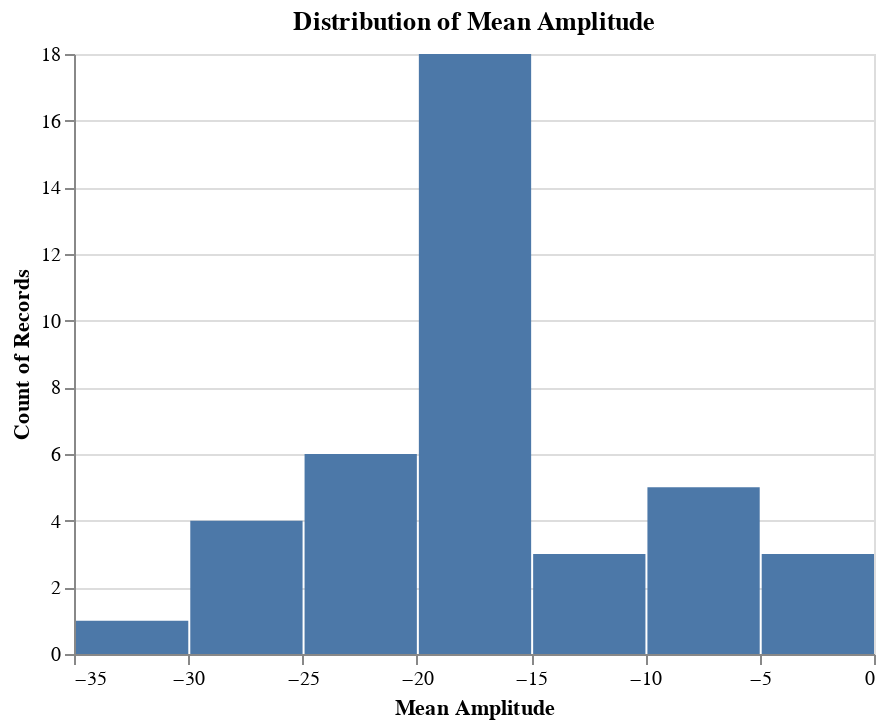

Write notebook code for a chart like this one.
### Markdown cell above
### Difference data visualization:

### Code cell
# histogram of diff MNA values:
ah.histogram(diffdf, 'Mean Amplitude', output_directory)

### Figure 1 — Vega-Lite specification as saved in the notebook (floating-point values rounded to 4 significant figures)
{"config": {"view": {"continuousWidth": 400, "continuousHeight": 300}}, "data": {"name": "data-5722e80168b4f64a80542b7947e8a3d3"}, "mark": "bar", "encoding": {"x": {"type": "quantitative", "bin": true, "field": "Mean Amplitude", "title": "Mean Amplitude"}, "y": {"type": "quantitative", "aggregate": "count"}}, "title": "Distribution of Mean Amplitude", "$schema": "https://vega.github.io/schema/vega-lite/v4.8.1.json", "datasets": {"data-5722e80168b4f64a80542b7947e8a3d3": [{"Unnamed: 0": 0, "ID": "942", "Group": "CI", "Mean Amplitude": -19.68, "Bilingual": "no", "Age (months)": 56, "Time in Sound (months)": 43, "Age of Activation (months)": 13.0, "Region": "Frontal", "Mean Amplitude Difference": -4.068}, {"Unnamed: 0": 1, "ID": "959", "Group": "CI", "Mean Amplitude": -15.05, "Bilingual": "no", "Age (months)": 57, "Time in Sound (months)": 17, "Age of Activation (months)": 40.0, "Region": "Frontal", "Mean Amplitude Difference": -6.121}, {"Unnamed: 0": 2, "ID": "925", "Group": "CI", "Mean Amplitude": -15.04, "Bilingual": "yes", "Age (months)": 58, "Time in Sound (months)": 52, "Age of Activation (months)": 6.0, "Region": "Frontal", "Mean Amplitude Difference": -2.451}, {"Unnamed: 0": 3, "ID": "956", "Group": "CI", "Mean Amplitude": -20.8, "Bilingual": "yes", "Age (months)": 58, "Time in Sound (months)": 5, "Age of Activation (months)": 53.0, "Region": "Frontal", "Mean Amplitude Difference": -13.43}, {"Unnamed: 0": 4, "ID": "955", "Group": "CI", "Mean Amplitude": -2.808, "Bilingual": "yes", "Age (months)": 61, "Time in Sound (months)": 49, "Age of Activation (months)": 12.0, "Region": "Frontal", "Mean Amplitude Difference": 0.009}, {"Unnamed: 0": 5, "ID": "904", "Group": "CI", "Mean Amplitude": -20.64, "Bilingual": "yes", "Age (months)": 67, "Time in Sound (months)": 54, "Age of Activation (months)": 13.0, "Region": "Frontal", "Mean Amplitude Difference": -0.795}, {"Unnamed: 0": 6, "ID": "911", "Group": "CI", "Mean Amplitude": -17.36, "Bilingual": "no", "Age (months)": 67, "Time in Sound (months)": 54, "Age of Activation (months)": 13.0, "Region": "Frontal", "Mean Amplitude Difference": -1.122}, {"Unnamed: 0": 7, "ID": "919", "Group": "CI", "Mean Amplitude": -15.46, "Bilingual": "no", "Age (months)": 74, "Time in Sound (months)": 67, "Age of Activation (months)": 7.0, "Region": "Frontal", "Mean Amplitude Difference": -1.454}, {"Unnamed: 0": 9, "ID": "945", "Group": "CI", "Mean Amplitude": -16.92, "Bilingual": "no", "Age (months)": 77, "Time in Sound (months)": 56, "Age of Activation (months)": 21.0, "Region": "Frontal", "Mean Amplitude Difference": -8.067}, {"Unnamed: 0": 10, "ID": "961", "Group": "CI", "Mean Amplitude": -19.6, "Bilingual": "no", "Age (months)": 77, "Time in Sound (months)": 63, "Age of Activation (months)": 14.0, "Region": "Frontal", "Mean Amplitude Difference": -15.95}, {"Unnamed: 0": 11, "ID": "903", "Group": "CI", "Mean Amplitude": -24.76, "Bilingual": "no", "Age (months)": 82, "Time in Sound (months)": 72, "Age of Activation (months)": 10.0, "Region": "Frontal", "Mean Amplitude Difference": -4.641}, {"Unnamed: 0": 12, "ID": "921", "Group": "CI", "Mean Amplitude": -33.19, "Bilingual": "yes", "Age (months)": 82, "Time in Sound (months)": 46, "Age of Activation (months)": 36.0, "Region": "Frontal", "Mean Amplitude Difference": 4.483}, {"Unnamed: 0": 13, "ID": "936", "Group": "CI", "Mean Amplitude": -6.697, "Bilingual": "yes", "Age (months)": 86, "Time in Sound (months)": 71, "Age of Activation (months)": 15.0, "Region": "Frontal", "Mean Amplitude Difference": -9.298}, {"Unnamed: 0": 14, "ID": "901", "Group": "CI", "Mean Amplitude": -3.359, "Bilingual": "yes", "Age (months)": 86, "Time in Sound (months)": 68, "Age of Activation (months)": 18.0, "Region": "Frontal", "Mean Amplitude Difference": 24.66}, {"Unnamed: 0": 15, "ID": "923", "Group": "CI", "Mean Amplitude": -22.51, "Bilingual": "yes", "Age (months)": 87, "Time in Sound (months)": 56, "Age of Activation (months)": 31.0, "Region": "Frontal", "Mean Amplitude Difference": -14.4}, {"Unnamed: 0": 16, "ID": "924", "Group": "CI", "Mean Amplitude": -18.95, "Bilingual": "yes", "Age (months)": 87, "Time in Sound (months)": 74, "Age of Activation (months)": 13.0, "Region": "Frontal", "Mean Amplitude Difference": -11.57}, {"Unnamed: 0": 17, "ID": "934", "Group": "CI", "Mean Amplitude": -14.02, "Bilingual": "yes", "Age (months)": 89, "Time in Sound (months)": 80, "Age of Activation (months)": 9.0, "Region": "Frontal", "Mean Amplitude Difference": -7.093}, {"Unnamed: 0": 18, "ID": "951", "Group": "CI", "Mean Amplitude": -19.7, "Bilingual": "no", "Age (months)": 89, "Time in Sound (months)": 49, "Age of Activation (months)": 40.0, "Region": "Frontal", "Mean Amplitude Difference": 0.316}, {"Unnamed: 0": 19, "ID": "913", "Group": "CI", "Mean Amplitude": -15.58, "Bilingual": "yes", "Age (months)": 100, "Time in Sound (months)": 86, "Age of Activation (months)": 14.0, "Region": "Frontal", "Mean Amplitude Difference": -0.756}, {"Unnamed: 0": 21, "ID": "941", "Group": "CI", "Mean Amplitude": -19.01, "Bilingual": "no", "Age (months)": 106, "Time in Sound (months)": 35, "Age of Activation (months)": 71.0, "Region": "Frontal", "Mean Amplitude Difference": 2.484}, {"Unnamed: 0": 22, "ID": "947", "Group": "CI", "Mean Amplitude": -19.22, "Bilingual": "no", "Age (months)": 106, "Time in Sound (months)": 27, "Age of Activation (months)": 79.0, "Region": "Frontal", "Mean Amplitude Difference": -13.06}, {"Unnamed: 0": 23, "ID": "935", "Group": "CI", "Mean Amplitude": -16.62, "Bilingual": "yes", "Age (months)": 122, "Time in Sound (months)": 80, "Age of Activation (months)": 42.0, "Region": "Frontal", "Mean Amplitude Difference": -3.303}, {"Unnamed: 0": 24, "ID": "937", "Group": "CI", "Mean Amplitude": -27.73, "Bilingual": "no", "Age (months)": 122, "Time in Sound (months)": 55, "Age of Activation (months)": 67.0, "Region": "Frontal", "Mean Amplitude Difference": -13.22}, {"Unnamed: 0": 25, "ID": "857", "Group": "HG", "Mean Amplitude": -8.053, "Bilingual": "no", "Age (months)": 33, "Time in Sound (months)": 33, "Age of Activation (months)": null, "Region": "Frontal", "Mean Amplitude Difference": 5.293}, {"Unnamed: 0": 26, "ID": "847", "Group": "HG", "Mean Amplitude": -2.966, "Bilingual": "no", "Age (months)": 43, "Time in Sound (months)": 43, "Age of Activation (months)": null, "Region": "Frontal", "Mean Amplitude Difference": 0.175}, {"Unnamed: 0": 27, "ID": "858", "Group": "HG", "Mean Amplitude": -18.59, "Bilingual": "no", "Age (months)": 51, "Time in Sound (months)": 51, "Age of Activation (months)": null, "Region": "Frontal", "Mean Amplitude Difference": -12.21}, {"Unnamed: 0": 28, "ID": "859", "Group": "HG", "Mean Amplitude": -7.7, "Bilingual": "no", "Age (months)": 52, "Time in Sound (months)": 52, "Age of Activation (months)": null, "Region": "Frontal", "Mean Amplitude Difference": -0.46}, {"Unnamed: 0": 29, "ID": "841", "Group": "HG", "Mean Amplitude": -28.02, "Bilingual": "no", "Age (months)": 56, "Time in Sound (months)": 56, "Age of Activation (months)": null, "Region": "Frontal", "Mean Amplitude Difference": -9.465}, {"Unnamed: 0": 30, "ID": "836", "Group": "HG", "Mean Amplitude": -8.181, "Bilingual": "no", "Age (months)": 59, "Time in Sound (months)": 59, "Age of Activation (months)": null, "Region": "Frontal", "Mean Amplitude Difference": 8.188}, {"Unnamed: 0": 31, "ID": "846", "Group": "HG", "Mean Amplitude": -27.16, "Bilingual": "yes", "Age (months)": 68, "Time in Sound (months)": 68, "Age of Activation (months)": null, "Region": "Frontal", "Mean Amplitude Difference": -7.165}, {"Unnamed: 0": 32, "ID": "N4C01", "Group": "HG", "Mean Amplitude": -17.46, "Bilingual": "no", "Age (months)": 61, "Time in Sound (months)": 61, "Age of Activation (months)": null, "Region": "Frontal", "Mean Amplitude Difference": -13.45}, {"Unnamed: 0": 33, "ID": "842", "Group": "HG", "Mean Amplitude": -18.28, "Bilingual": "yes", "Age (months)": 67, "Time in Sound (months)": 67, "Age of Activation (months)": null, "Region": "Frontal", "Mean Amplitude Difference": -3.214}, {"Unnamed: 0": 34, "ID": "848", "Group": "HG", "Mean Amplitude": -15.1, "Bilingual": "no", "Age (months)": 74, "Time in Sound (months)": 74, "Age of Activation (months)": null, "Region": "Frontal", "Mean Amplitude Difference": -1.423}, {"Unnamed: 0": 36, "ID": "N4C10", "Group": "HG", "Mean Amplitude": -9.489, "Bilingual": "yes", "Age (months)": 82, "Time in Sound (months)": 82, "Age of Activation (months)": null, "Region": "Frontal", "Mean Amplitude Difference": -3.473}, {"Unnamed: 0": 37, "ID": "N4C13", "Group": "HG", "Mean Amplitude": -25.55, "Bilingual": "yes", "Age (months)": 85, "Time in Sound (months)": 85, "Age of Activation (months)": null, "Region": "Frontal", "Mean Amplitude Difference": 2.461}, {"Unnamed: 0": 38, "ID": "809", "Group": "HG", "Mean Amplitude": -13.55, "Bilingual": "no", "Age (months)": 99, "Time in Sound (months)": 99, "Age of Activation (months)": null, "Region": "Frontal", "Mean Amplitude Difference": 4.761}, {"Unnamed: 0": 39, "ID": "N4C09", "Group": "HG", "Mean Amplitude": -11.51, "Bilingual": "yes", "Age (months)": 99, "Time in Sound (months)": 99, "Age of Activation (months)": null, "Region": "Frontal", "Mean Amplitude Difference": 3.015}, {"Unnamed: 0": 40, "ID": "850", "Group": "HG", "Mean Amplitude": -22.29, "Bilingual": "no", "Age (months)": 124, "Time in Sound (months)": 124, "Age of Activation (months)": null, "Region": "Frontal", "Mean Amplitude Difference": -7.178}, {"Unnamed: 0": 41, "ID": "801", "Group": "HG", "Mean Amplitude": -24.32, "Bilingual": "yes", "Age (months)": 127, "Time in Sound (months)": 127, "Age of Activation (months)": null, "Region": "Frontal", "Mean Amplitude Difference": -11.01}, {"Unnamed: 0": 42, "ID": "803", "Group": "HG", "Mean Amplitude": -15.16, "Bilingual": "no", "Age (months)": 128, "Time in Sound (months)": 128, "Age of Activation (months)": null, "Region": "Frontal", "Mean Amplitude Difference": -3.417}]}}
